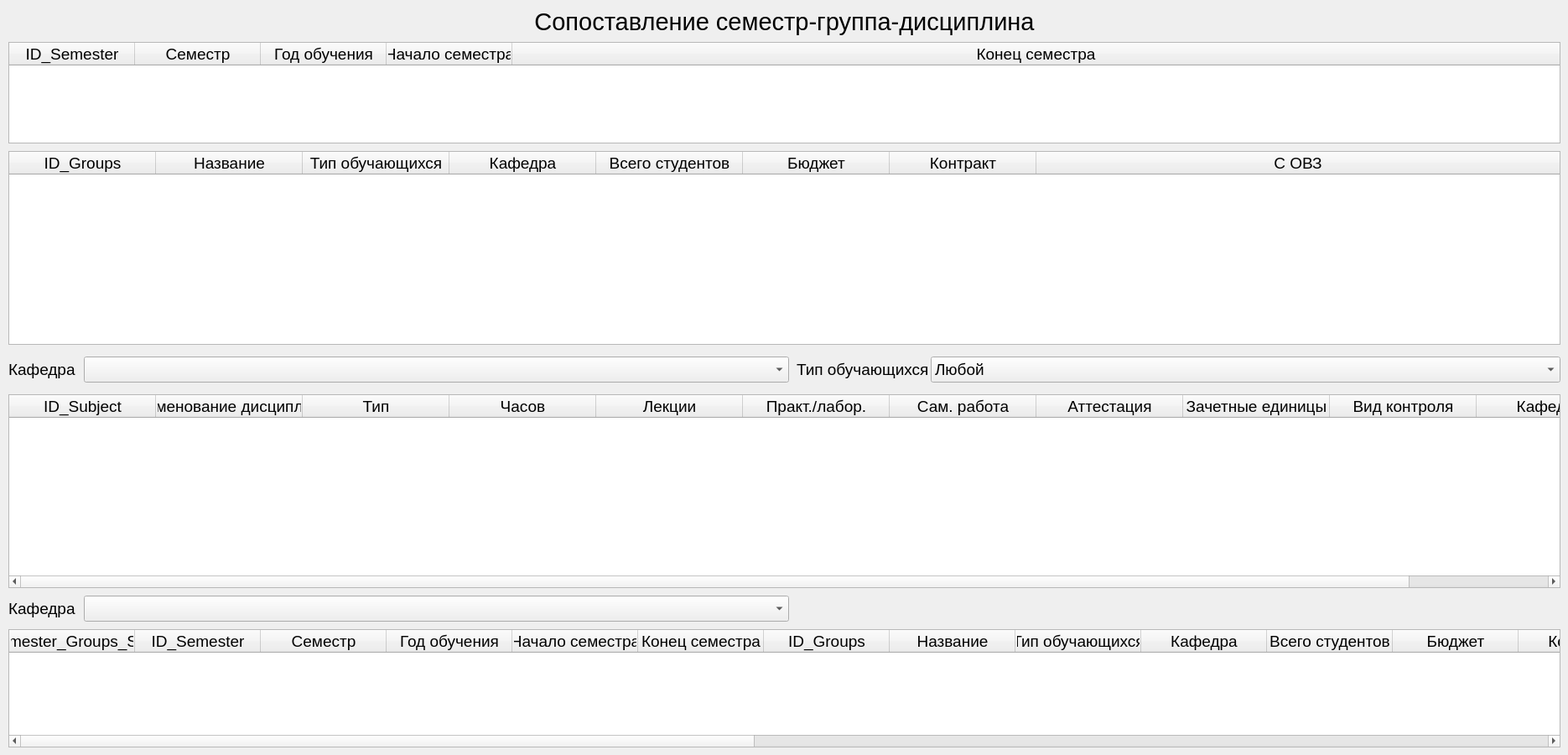
    <widget class="QWidget" name="page_12">
     <widget class="QTableWidget" name="Semester_Groups_Subject_table">
      <property name="geometry">
       <rect>
        <x>10</x>
        <y>750</y>
        <width>1851</width>
        <height>141</height>
       </rect>
      </property>
      <property name="font">
       <font>
        <family>Arial</family>
        <pointsize>14</pointsize>
       </font>
      </property>
      <property name="editTriggers">
       <set>QAbstractItemView::NoEditTriggers</set>
      </property>
      <property name="selectionMode">
       <enum>QAbstractItemView::SingleSelection</enum>
      </property>
      <property name="selectionBehavior">
       <enum>QAbstractItemView::SelectRows</enum>
      </property>
      <attribute name="horizontalHeaderCascadingSectionResizes">
       <bool>true</bool>
      </attribute>
      <attribute name="horizontalHeaderDefaultSectionSize">
       <number>150</number>
      </attribute>
      <attribute name="horizontalHeaderShowSortIndicator" stdset="0">
       <bool>true</bool>
      </attribute>
      <attribute name="horizontalHeaderStretchLastSection">
       <bool>true</bool>
      </attribute>
      <column>
       <property name="text">
        <string>ID_Semester_Groups_Subject</string>
       </property>
      </column>
      <column>
       <property name="text">
        <string>ID_Semester</string>
       </property>
      </column>
      <column>
       <property name="text">
        <string>Семестр</string>
       </property>
      </column>
      <column>
       <property name="text">
        <string>Год обучения</string>
       </property>
      </column>
      <column>
       <property name="text">
        <string>Начало семестра</string>
       </property>
      </column>
      <column>
       <property name="text">
        <string>Конец семестра</string>
       </property>
      </column>
      <column>
       <property name="text">
        <string>ID_Groups</string>
       </property>
      </column>
      <column>
       <property name="text">
        <string>Название</string>
       </property>
      </column>
      <column>
       <property name="text">
        <string>Тип обучающихся</string>
       </property>
      </column>
      <column>
       <property name="text">
        <string>Кафедра</string>
       </property>
      </column>
      <column>
       <property name="text">
        <string>Всего студентов</string>
       </property>
      </column>
      <column>
       <property name="text">
        <string>Бюджет</string>
       </property>
      </column>
      <column>
       <property name="text">
        <string>Контракт</string>
       </property>
      </column>
      <column>
       <property name="text">
        <string>С ОВЗ</string>
       </property>
      </column>
      <column>
       <property name="text">
        <string>ID_Subject</string>
       </property>
      </column>
      <column>
       <property name="text">
        <string>Наименование дисциплины</string>
       </property>
      </column>
      <column>
       <property name="text">
        <string>Тип</string>
       </property>
      </column>
      <column>
       <property name="text">
        <string>Часов</string>
       </property>
      </column>
      <column>
       <property name="text">
        <string>Лекции</string>
       </property>
      </column>
      <column>
       <property name="text">
        <string>Практ./лабор.</string>
       </property>
      </column>
      <column>
       <property name="text">
        <string>Сам. работа</string>
       </property>
      </column>
      <column>
       <property name="text">
        <string>Аттестация</string>
       </property>
      </column>
      <column>
       <property name="text">
        <string>Зачетные единицы</string>
       </property>
      </column>
      <column>
       <property name="text">
        <string>Вид контроля</string>
       </property>
      </column>
      <column>
       <property name="text">
        <string>Кафедра</string>
       </property>
      </column>
     </widget>
     <widget class="QLabel" name="label_75">
      <property name="geometry">
       <rect>
        <x>30</x>
        <y>0</y>
        <width>1811</width>
        <height>51</height>
       </rect>
      </property>
      <property name="font">
       <font>
        <family>Arial</family>
        <pointsize>22</pointsize>
       </font>
      </property>
      <property name="frameShape">
       <enum>QFrame::NoFrame</enum>
      </property>
      <property name="text">
       <string>Сопоставление семестр-группа-дисциплина</string>
      </property>
      <property name="alignment">
       <set>Qt::AlignCenter</set>
      </property>
     </widget>
     <widget class="QTableWidget" name="Semester_Table_2">
      <property name="geometry">
       <rect>
        <x>10</x>
        <y>50</y>
        <width>1851</width>
        <height>121</height>
       </rect>
      </property>
      <property name="font">
       <font>
        <family>Arial</family>
        <pointsize>14</pointsize>
       </font>
      </property>
      <property name="editTriggers">
       <set>QAbstractItemView::NoEditTriggers</set>
      </property>
      <property name="selectionMode">
       <enum>QAbstractItemView::SingleSelection</enum>
      </property>
      <property name="selectionBehavior">
       <enum>QAbstractItemView::SelectRows</enum>
      </property>
      <attribute name="horizontalHeaderCascadingSectionResizes">
       <bool>true</bool>
      </attribute>
      <attribute name="horizontalHeaderDefaultSectionSize">
       <number>150</number>
      </attribute>
      <attribute name="horizontalHeaderShowSortIndicator" stdset="0">
       <bool>true</bool>
      </attribute>
      <attribute name="horizontalHeaderStretchLastSection">
       <bool>true</bool>
      </attribute>
      <column>
       <property name="text">
        <string>ID_Semester</string>
       </property>
      </column>
      <column>
       <property name="text">
        <string>Семестр</string>
       </property>
      </column>
      <column>
       <property name="text">
        <string>Год обучения</string>
       </property>
      </column>
      <column>
       <property name="text">
        <string>Начало семестра</string>
       </property>
      </column>
      <column>
       <property name="text">
        <string>Конец семестра</string>
       </property>
      </column>
     </widget>
     <widget class="QComboBox" name="comboBox_depart_4">
      <property name="geometry">
       <rect>
        <x>100</x>
        <y>710</y>
        <width>841</width>
        <height>31</height>
       </rect>
      </property>
      <property name="font">
       <font>
        <family>Arial</family>
        <pointsize>14</pointsize>
       </font>
      </property>
     </widget>
     <widget class="QLabel" name="label_9">
      <property name="geometry">
       <rect>
        <x>10</x>
        <y>710</y>
        <width>81</width>
        <height>31</height>
       </rect>
      </property>
      <property name="font">
       <font>
        <family>Arial</family>
        <pointsize>14</pointsize>
       </font>
      </property>
      <property name="text">
       <string>Кафедра</string>
      </property>
     </widget>
     <widget class="QLabel" name="label_10">
      <property name="geometry">
       <rect>
        <x>10</x>
        <y>420</y>
        <width>81</width>
        <height>41</height>
       </rect>
      </property>
      <property name="font">
       <font>
        <family>Arial</family>
        <pointsize>14</pointsize>
       </font>
      </property>
      <property name="text">
       <string>Кафедра</string>
      </property>
     </widget>
     <widget class="QComboBox" name="comboBox_depart_3">
      <property name="geometry">
       <rect>
        <x>100</x>
        <y>425</y>
        <width>841</width>
        <height>31</height>
       </rect>
      </property>
      <property name="font">
       <font>
        <family>Arial</family>
        <pointsize>14</pointsize>
       </font>
      </property>
     </widget>
     <widget class="QLabel" name="label_25">
      <property name="geometry">
       <rect>
        <x>950</x>
        <y>420</y>
        <width>161</width>
        <height>41</height>
       </rect>
      </property>
      <property name="font">
       <font>
        <family>Arial</family>
        <pointsize>14</pointsize>
       </font>
      </property>
      <property name="text">
       <string>Тип обучающихся</string>
      </property>
     </widget>
     <widget class="QComboBox" name="comboBox_type_group">
      <property name="geometry">
       <rect>
        <x>1110</x>
        <y>425</y>
        <width>751</width>
        <height>31</height>
       </rect>
      </property>
      <property name="font">
       <font>
        <family>Arial</family>
        <pointsize>14</pointsize>
       </font>
      </property>
      <item>
       <property name="text">
        <string>Любой</string>
       </property>
      </item>
      <item>
       <property name="text">
        <string>Бюджет</string>
       </property>
      </item>
      <item>
       <property name="text">
        <string>Контракт</string>
       </property>
      </item>
      <item>
       <property name="text">
        <string>Целевое обучение</string>
       </property>
      </item>
      <item>
       <property name="text">
        <string>Смешанное</string>
       </property>
      </item>
     </widget>
     <widget class="QTableWidget" name="Subject_Table_3">
      <property name="geometry">
       <rect>
        <x>10</x>
        <y>470</y>
        <width>1851</width>
        <height>231</height>
       </rect>
      </property>
      <property name="font">
       <font>
        <family>Arial</family>
        <pointsize>14</pointsize>
       </font>
      </property>
      <property name="editTriggers">
       <set>QAbstractItemView::NoEditTriggers</set>
      </property>
      <property name="selectionMode">
       <enum>QAbstractItemView::SingleSelection</enum>
      </property>
      <property name="selectionBehavior">
       <enum>QAbstractItemView::SelectRows</enum>
      </property>
      <property name="sortingEnabled">
       <bool>true</bool>
      </property>
      <attribute name="horizontalHeaderCascadingSectionResizes">
       <bool>true</bool>
      </attribute>
      <attribute name="horizontalHeaderDefaultSectionSize">
       <number>175</number>
      </attribute>
      <attribute name="horizontalHeaderShowSortIndicator" stdset="0">
       <bool>true</bool>
      </attribute>
      <attribute name="horizontalHeaderStretchLastSection">
       <bool>true</bool>
      </attribute>
      <column>
       <property name="text">
        <string>ID_Subject</string>
       </property>
      </column>
      <column>
       <property name="text">
        <string>Наименование дисциплины</string>
       </property>
      </column>
      <column>
       <property name="text">
        <string>Тип</string>
       </property>
      </column>
      <column>
       <property name="text">
        <string>Часов</string>
       </property>
      </column>
      <column>
       <property name="text">
        <string>Лекции</string>
       </property>
      </column>
      <column>
       <property name="text">
        <string>Практ./лабор.</string>
       </property>
      </column>
      <column>
       <property name="text">
        <string>Сам. работа</string>
       </property>
      </column>
      <column>
       <property name="text">
        <string>Аттестация</string>
       </property>
      </column>
      <column>
       <property name="text">
        <string>Зачетные единицы</string>
       </property>
      </column>
      <column>
       <property name="text">
        <string>Вид контроля</string>
       </property>
      </column>
      <column>
       <property name="text">
        <string>Кафедра</string>
       </property>
      </column>
     </widget>
     <widget class="QTableWidget" name="Groups_Table_2">
      <property name="geometry">
       <rect>
        <x>10</x>
        <y>180</y>
        <width>1851</width>
        <height>231</height>
       </rect>
      </property>
      <property name="font">
       <font>
        <family>Arial</family>
        <pointsize>14</pointsize>
       </font>
      </property>
      <property name="styleSheet">
       <string notr="true"/>
      </property>
      <property name="editTriggers">
       <set>QAbstractItemView::NoEditTriggers</set>
      </property>
      <property name="selectionMode">
       <enum>QAbstractItemView::SingleSelection</enum>
      </property>
      <property name="selectionBehavior">
       <enum>QAbstractItemView::SelectRows</enum>
      </property>
      <property name="sortingEnabled">
       <bool>true</bool>
      </property>
      <attribute name="horizontalHeaderCascadingSectionResizes">
       <bool>true</bool>
      </attribute>
      <attribute name="horizontalHeaderDefaultSectionSize">
       <number>175</number>
      </attribute>
      <attribute name="horizontalHeaderShowSortIndicator" stdset="0">
       <bool>true</bool>
      </attribute>
      <attribute name="horizontalHeaderStretchLastSection">
       <bool>true</bool>
      </attribute>
      <column>
       <property name="text">
        <string>ID_Groups</string>
       </property>
      </column>
      <column>
       <property name="text">
        <string>Название</string>
       </property>
      </column>
      <column>
       <property name="text">
        <string>Тип обучающихся</string>
       </property>
      </column>
      <column>
       <property name="text">
        <string>Кафедра</string>
       </property>
      </column>
      <column>
       <property name="text">
        <string>Всего студентов</string>
       </property>
      </column>
      <column>
       <property name="text">
        <string>Бюджет</string>
       </property>
      </column>
      <column>
       <property name="text">
        <string>Контракт</string>
       </property>
      </column>
      <column>
       <property name="text">
        <string>С ОВЗ</string>
       </property>
      </column>
     </widget>
    </widget>
